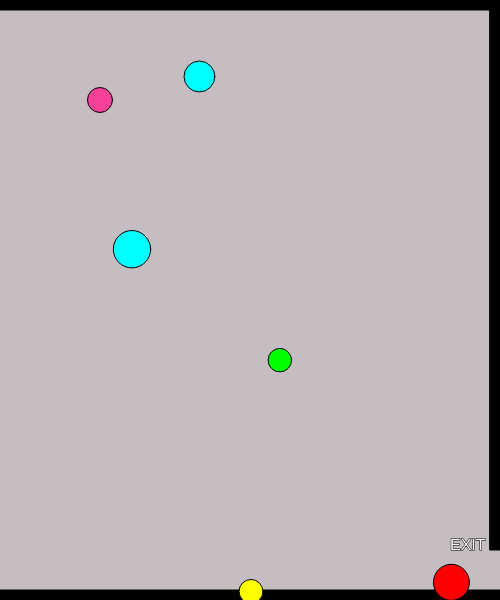
Frame 1 (no input)
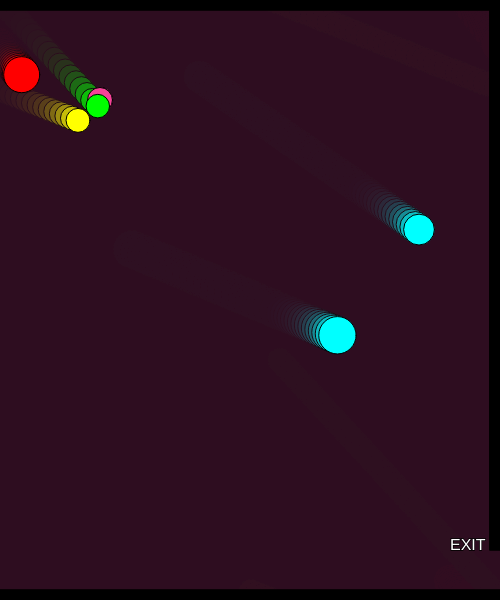
Frame 60 (no input)
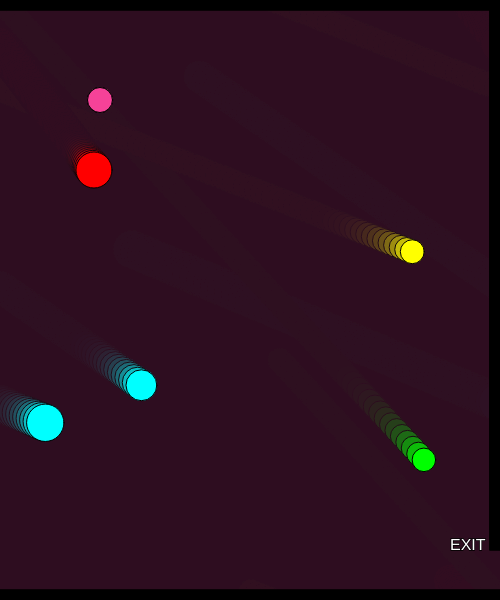
Frame 120 (the mouse pressed at the canvas centre since frame 60)

The p5.js sketch that drew these frames (run headless with seeded random() and noise() and a simulated clock; from frame 60 on, the mouse is pressed at the canvas centre):

// p5.js sketch
// ── sketch.js
var characterX = 100;
var characterY = 100;

var up = 87;
var down = 83;
var left = 65;
var right = 68;

var shapeX = [];
var shapeY = [];
var shapeXSpeed = [];
var shapeYSpeed = [];
var shapeColors = []; 
var shapeSizes = []; 
var numShapes = 5; 
var predefinedColors = []; 
var mouseShapeX;
var mouseShapeY;

function setup() { 
  createCanvas(500, 600);
  
  predefinedColors = [
    color(255, 0, 0),   
    color(0, 255, 0),  
    color(0, 0, 255),  
    color(255, 255, 0),
    color(0, 255, 255)  
  ];

  startShapeSpeeds();
}

function draw() {
  background(50, 15, 35, 70);

  createBorders();
  exitMessage();
  createCharacter();
  characterMovement();
  drawShapes();
  updateShapePositions();
  winner();
  mouseObject();
}

function startShapeSpeeds() {
  for (let i = 0; i < numShapes; i++) {
    shapeX[i] = Math.random() * width;
    shapeY[i] = Math.random() * height;
    shapeXSpeed[i] = Math.random() * 5 + 1;
    shapeYSpeed[i] = Math.random() * 5 + 1;
    shapeColors[i] = predefinedColors[Math.floor(Math.random() * predefinedColors.length)];
    shapeSizes[i] = Math.random() * 20 + 20;
  }
}
function exitMessage() {
  fill(255);
  textSize(16);
  text("EXIT", width - 50, height - 50);
}
function characterMovement() {
  if (keyIsDown(up)) {
    characterY -= 10;
  }
  if (keyIsDown(down)) {
    characterY += 10;
  }
  if (keyIsDown(left)) {
    characterX -= 10;
  }
  if (keyIsDown(right)) {
    characterX += 10;
  }
}
function createCharacter() {
  fill(245, 66, 152);
  circle(characterX, characterY, 25);
}
function drawShapes() {
  for (let i = 0; i < numShapes; i++) {
    fill(shapeColors[i]);
    circle(shapeX[i], shapeY[i], shapeSizes[i]);
  }
}

function updateShapePositions() {
  for (let i = 0; i < numShapes; i++) {
    shapeX[i] += shapeXSpeed[i];
    shapeY[i] += shapeYSpeed[i];

    if (shapeX[i] > width) {
      shapeX[i] = 0;
    }
    if (shapeX[i] < 0) {
      shapeX[i] = width;
    }
    if (shapeY[i] > height) {
      shapeY[i] = 0;
    }
    if (shapeY[i] < 0) {
      shapeY[i] = height;
    }
  }
}

function winner() {
  if (characterX > width - 50 && characterY > height - 50) {
    fill(0);
    stroke(5);
    textSize(26);
    text("You Win!", width / 2 - 50, height / 2 - 50);
  }
}

function createBorders() {
  stroke(0);
  fill(0);
  rect(0, 0, width, 10);
  rect(0, height - 10, width, 10); 
  rect(width - 10, 0, 10, height - 50);
}

function mouseObject() {
  fill(245, 117, 66);
  circle(mouseShapeX, mouseShapeY, 25); 
}

function mouseClicked() {
  mouseShapeX = mouseX;
  mouseShapeY = mouseY;
}
